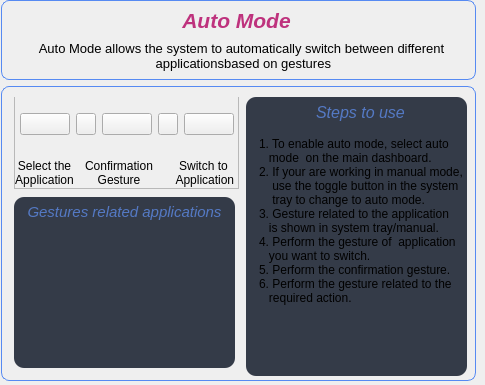
               <widget class="QWidget" name="Auto_Mode_Page">
                <property name="maximumSize">
                 <size>
                  <width>485</width>
                  <height>385</height>
                 </size>
                </property>
                <widget class="QWidget" name="layoutWidget">
                 <property name="geometry">
                  <rect>
                   <x>1</x>
                   <y>0</y>
                   <width>481</width>
                   <height>381</height>
                  </rect>
                 </property>
                 <layout class="QVBoxLayout" name="verticalLayout_14">
                  <item>
                   <widget class="QWidget" name="Auto_Mode_Top_Widget" native="true">
                    <property name="maximumSize">
                     <size>
                      <width>475</width>
                      <height>80</height>
                     </size>
                    </property>
                    <property name="styleSheet">
                     <string notr="true">#Auto_Mode_Top_Widget{border: 1px solid #568AF2;
    border-radius: 8px; }</string>
                    </property>
                    <widget class="QLabel" name="label_4">
                     <property name="geometry">
                      <rect>
                       <x>10</x>
                       <y>10</y>
                       <width>451</width>
                       <height>21</height>
                      </rect>
                     </property>
                     <property name="font">
                      <font>
                       <pointsize>16</pointsize>
                       <italic>true</italic>
                       <bold>true</bold>
                      </font>
                     </property>
                     <property name="styleSheet">
                      <string notr="true">color:rgb(190, 50, 125);</string>
                     </property>
                     <property name="text">
                      <string>Auto Mode</string>
                     </property>
                     <property name="alignment">
                      <set>Qt::AlignCenter</set>
                     </property>
                    </widget>
                    <widget class="QLabel" name="label_5">
                     <property name="geometry">
                      <rect>
                       <x>10</x>
                       <y>40</y>
                       <width>461</width>
                       <height>31</height>
                      </rect>
                     </property>
                     <property name="font">
                      <font>
                       <pointsize>10</pointsize>
                      </font>
                     </property>
                     <property name="text">
                      <string>Auto Mode allows the system to automatically switch between different 
 applicationsbased on gestures</string>
                     </property>
                     <property name="alignment">
                      <set>Qt::AlignCenter</set>
                     </property>
                    </widget>
                   </widget>
                  </item>
                  <item>
                   <widget class="QWidget" name="Auto_Mode_Bottom_Widget" native="true">
                    <property name="maximumSize">
                     <size>
                      <width>475</width>
                      <height>310</height>
                     </size>
                    </property>
                    <property name="styleSheet">
                     <string notr="true">#Auto_Mode_Bottom_Widget{border: 1px solid #568AF2;
    border-radius: 8px; }</string>
                    </property>
                    <widget class="QWidget" name="widget_4" native="true">
                     <property name="geometry">
                      <rect>
                       <x>11</x>
                       <y>11</y>
                       <width>231</width>
                       <height>279</height>
                      </rect>
                     </property>
                     <property name="maximumSize">
                      <size>
                       <width>300</width>
                       <height>280</height>
                      </size>
                     </property>
                     <widget class="QFrame" name="frame_5">
                      <property name="geometry">
                       <rect>
                        <x>2</x>
                        <y>-8</y>
                        <width>225</width>
                        <height>100</height>
                       </rect>
                      </property>
                      <property name="maximumSize">
                       <size>
                        <width>225</width>
                        <height>100</height>
                       </size>
                      </property>
                      <property name="frameShape">
                       <enum>QFrame::StyledPanel</enum>
                      </property>
                      <property name="frameShadow">
                       <enum>QFrame::Raised</enum>
                      </property>
                      <widget class="QLabel" name="label_6">
                       <property name="geometry">
                        <rect>
                         <x>0</x>
                         <y>70</y>
                         <width>61</width>
                         <height>41</height>
                        </rect>
                       </property>
                       <property name="maximumSize">
                        <size>
                         <width>85</width>
                         <height>16777215</height>
                        </size>
                       </property>
                       <property name="font">
                        <font>
                         <pointsize>9</pointsize>
                        </font>
                       </property>
                       <property name="text">
                        <string>Select the 
Application</string>
                       </property>
                       <property name="alignment">
                        <set>Qt::AlignHCenter|Qt::AlignTop</set>
                       </property>
                      </widget>
                      <widget class="QLabel" name="label_7">
                       <property name="geometry">
                        <rect>
                         <x>70</x>
                         <y>70</y>
                         <width>70</width>
                         <height>30</height>
                        </rect>
                       </property>
                       <property name="maximumSize">
                        <size>
                         <width>70</width>
                         <height>16777215</height>
                        </size>
                       </property>
                       <property name="font">
                        <font>
                         <pointsize>9</pointsize>
                        </font>
                       </property>
                       <property name="text">
                        <string>Confirmation 
Gesture</string>
                       </property>
                       <property name="alignment">
                        <set>Qt::AlignHCenter|Qt::AlignTop</set>
                       </property>
                      </widget>
                      <widget class="QLabel" name="label_8">
                       <property name="geometry">
                        <rect>
                         <x>154</x>
                         <y>70</y>
                         <width>71</width>
                         <height>32</height>
                        </rect>
                       </property>
                       <property name="maximumSize">
                        <size>
                         <width>85</width>
                         <height>16777215</height>
                        </size>
                       </property>
                       <property name="font">
                        <font>
                         <pointsize>9</pointsize>
                        </font>
                       </property>
                       <property name="text">
                        <string>Switch to 
 Application</string>
                       </property>
                       <property name="alignment">
                        <set>Qt::AlignHCenter|Qt::AlignTop</set>
                       </property>
                      </widget>
                      <widget class="QWidget" name="layoutWidget">
                       <property name="geometry">
                        <rect>
                         <x>0</x>
                         <y>0</y>
                         <width>226</width>
                         <height>71</height>
                        </rect>
                       </property>
                       <layout class="QHBoxLayout" name="horizontalLayout_14">
                        <property name="spacing">
                         <number>0</number>
                        </property>
                        <item>
                         <widget class="QPushButton" name="pushButton_5">
                          <property name="maximumSize">
                           <size>
                            <width>50</width>
                            <height>16777215</height>
                           </size>
                          </property>
                          <property name="text">
                           <string/>
                          </property>
                          <property name="icon">
                           <iconset resource="Resources.qrc">
                            <normaloff>:/images/Icons2/images/1720.jpg</normaloff>:/images/Icons2/images/1720.jpg</iconset>
                          </property>
                          <property name="iconSize">
                           <size>
                            <width>50</width>
                            <height>50</height>
                           </size>
                          </property>
                         </widget>
                        </item>
                        <item>
                         <widget class="QPushButton" name="pushButton_6">
                          <property name="maximumSize">
                           <size>
                            <width>20</width>
                            <height>16777215</height>
                           </size>
                          </property>
                          <property name="text">
                           <string/>
                          </property>
                          <property name="icon">
                           <iconset resource="Resources.qrc">
                            <normaloff>:/icons/Icons2/arrow-right.svg</normaloff>:/icons/Icons2/arrow-right.svg</iconset>
                          </property>
                          <property name="iconSize">
                           <size>
                            <width>20</width>
                            <height>20</height>
                           </size>
                          </property>
                         </widget>
                        </item>
                        <item>
                         <widget class="QPushButton" name="pushButton_7">
                          <property name="maximumSize">
                           <size>
                            <width>50</width>
                            <height>16777215</height>
                           </size>
                          </property>
                          <property name="text">
                           <string/>
                          </property>
                          <property name="icon">
                           <iconset resource="Resources.qrc">
                            <normaloff>:/images/Icons2/images/2104.png</normaloff>:/images/Icons2/images/2104.png</iconset>
                          </property>
                          <property name="iconSize">
                           <size>
                            <width>50</width>
                            <height>50</height>
                           </size>
                          </property>
                         </widget>
                        </item>
                        <item>
                         <widget class="QPushButton" name="pushButton_8">
                          <property name="maximumSize">
                           <size>
                            <width>20</width>
                            <height>16777215</height>
                           </size>
                          </property>
                          <property name="text">
                           <string/>
                          </property>
                          <property name="icon">
                           <iconset resource="Resources.qrc">
                            <normaloff>:/icons/Icons2/arrow-right.svg</normaloff>:/icons/Icons2/arrow-right.svg</iconset>
                          </property>
                          <property name="iconSize">
                           <size>
                            <width>20</width>
                            <height>20</height>
                           </size>
                          </property>
                         </widget>
                        </item>
                        <item>
                         <widget class="QPushButton" name="pushButton_9">
                          <property name="maximumSize">
                           <size>
                            <width>50</width>
                            <height>16777215</height>
                           </size>
                          </property>
                          <property name="text">
                           <string/>
                          </property>
                          <property name="icon">
                           <iconset resource="Resources.qrc">
                            <normaloff>:/images/Icons2/images/applicationsgrid.PNG</normaloff>:/images/Icons2/images/applicationsgrid.PNG</iconset>
                          </property>
                          <property name="iconSize">
                           <size>
                            <width>48</width>
                            <height>50</height>
                           </size>
                          </property>
                         </widget>
                        </item>
                       </layout>
                      </widget>
                     </widget>
                     <widget class="QFrame" name="frame_6">
                      <property name="geometry">
                       <rect>
                        <x>2</x>
                        <y>100</y>
                        <width>221</width>
                        <height>171</height>
                       </rect>
                      </property>
                      <property name="maximumSize">
                       <size>
                        <width>16777215</width>
                        <height>180</height>
                       </size>
                      </property>
                      <property name="styleSheet">
                       <string notr="true">background-color:#343B48;
border-radius: 10px; </string>
                      </property>
                      <property name="frameShape">
                       <enum>QFrame::StyledPanel</enum>
                      </property>
                      <property name="frameShadow">
                       <enum>QFrame::Raised</enum>
                      </property>
                      <widget class="QPushButton" name="pushButton_10">
                       <property name="geometry">
                        <rect>
                         <x>15</x>
                         <y>30</y>
                         <width>201</width>
                         <height>141</height>
                        </rect>
                       </property>
                       <property name="text">
                        <string/>
                       </property>
                       <property name="icon">
                        <iconset resource="Resources.qrc">
                         <normaloff>:/images/Icons2/images/automode2new.PNG</normaloff>:/images/Icons2/images/automode2new.PNG</iconset>
                       </property>
                       <property name="iconSize">
                        <size>
                         <width>200</width>
                         <height>200</height>
                        </size>
                       </property>
                      </widget>
                      <widget class="QLabel" name="label_9">
                       <property name="geometry">
                        <rect>
                         <x>10</x>
                         <y>5</y>
                         <width>201</width>
                         <height>20</height>
                        </rect>
                       </property>
                       <property name="font">
                        <font>
                         <pointsize>11</pointsize>
                         <italic>true</italic>
                         <bold>false</bold>
                        </font>
                       </property>
                       <property name="styleSheet">
                        <string notr="true">color:#5479C4;</string>
                       </property>
                       <property name="text">
                        <string>Gestures related applications</string>
                       </property>
                       <property name="alignment">
                        <set>Qt::AlignCenter</set>
                       </property>
                      </widget>
                     </widget>
                    </widget>
                    <widget class="QWidget" name="widget_3" native="true">
                     <property name="geometry">
                      <rect>
                       <x>245</x>
                       <y>11</y>
                       <width>221</width>
                       <height>279</height>
                      </rect>
                     </property>
                     <property name="maximumSize">
                      <size>
                       <width>16777215</width>
                       <height>280</height>
                      </size>
                     </property>
                     <property name="styleSheet">
                      <string notr="true">background-color:#343B48;
border-radius: 10px; </string>
                     </property>
                     <widget class="QListWidget" name="listWidget_2">
                      <property name="geometry">
                       <rect>
                        <x>10</x>
                        <y>40</y>
                        <width>211</width>
                        <height>231</height>
                       </rect>
                      </property>
                      <property name="maximumSize">
                       <size>
                        <width>240</width>
                        <height>16777215</height>
                       </size>
                      </property>
                      <item>
                       <property name="text">
                        <string>1. To enable auto mode, select auto </string>
                       </property>
                      </item>
                      <item>
                       <property name="text">
                        <string>   mode  on the main dashboard.</string>
                       </property>
                      </item>
                      <item>
                       <property name="text">
                        <string>2. If your are working in manual mode,</string>
                       </property>
                      </item>
                      <item>
                       <property name="text">
                        <string>    use the toggle button in the system</string>
                       </property>
                      </item>
                      <item>
                       <property name="text">
                        <string>    tray to change to auto mode.</string>
                       </property>
                      </item>
                      <item>
                       <property name="text">
                        <string>3. Gesture related to the application </string>
                       </property>
                      </item>
                      <item>
                       <property name="text">
                        <string>   is shown in system tray/manual.</string>
                       </property>
                      </item>
                      <item>
                       <property name="text">
                        <string>4. Perform the gesture of  application </string>
                       </property>
                      </item>
                      <item>
                       <property name="text">
                        <string>   you want to switch.</string>
                       </property>
                      </item>
                      <item>
                       <property name="text">
                        <string>5. Perform the confirmation gesture.</string>
                       </property>
                      </item>
                      <item>
                       <property name="text">
                        <string>6. Perform the gesture related to the </string>
                       </property>
                      </item>
                      <item>
                       <property name="text">
                        <string>   required action.</string>
                       </property>
                      </item>
                     </widget>
                     <widget class="QLabel" name="label_10">
                      <property name="geometry">
                       <rect>
                        <x>70</x>
                        <y>5</y>
                        <width>91</width>
                        <height>21</height>
                       </rect>
                      </property>
                      <property name="font">
                       <font>
                        <pointsize>12</pointsize>
                        <italic>true</italic>
                        <bold>false</bold>
                       </font>
                      </property>
                      <property name="styleSheet">
                       <string notr="true">color:#5479C4;</string>
                      </property>
                      <property name="text">
                       <string>Steps to use</string>
                      </property>
                     </widget>
                    </widget>
                   </widget>
                  </item>
                 </layout>
                </widget>
               </widget>
